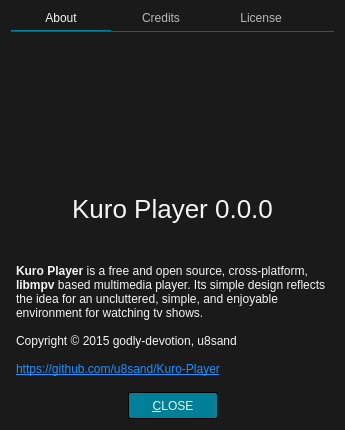
<?xml version="1.0" encoding="UTF-8"?>
<ui version="4.0">
 <class>AboutDialog</class>
 <widget class="QDialog" name="AboutDialog">
  <property name="geometry">
   <rect>
    <x>0</x>
    <y>0</y>
    <width>345</width>
    <height>430</height>
   </rect>
  </property>
  <property name="windowTitle">
   <string>About Kuro Player</string>
  </property>
  <property name="styleSheet">
   <string notr="true">QWidget {
	font: 12px &quot;Noto Sans&quot;, &quot;FreeSans&quot;;
	background: #1A1A1A;
	color: whitesmoke;
}

#versionLabel {
	font-size: 26px;
}

/* QPushButton */

QPushButton {
    background: #008098;
	color: whitesmoke;
	border: 1px solid black;
	border-radius: 2px;
	padding: 4px 6px;
    min-width: 76px;
	min-height: 17px;
}
QPushButton:focus {
	border: 1px solid whitesmoke;
	outline: none;
}
QPushButton:pressed {
    background: #005A6A;
}
QPushButton:disabled {
	background: black;
	border: 1px solid #4C4C4C;
    color: #B8B8B8;
}

/* QScrollBar */

QScrollBar:vertical {
	margin-left: 1px;
	border: none;
	width: 5px;
}
QScrollBar::handle:vertical {
	background: #5A5A5A;
	border-radius: 2px;
	min-height: 10px;
}
QScrollBar::add-line:vertical, QScrollBar::sub-line:vertical {
	border: none;
}
QScrollBar::up-arrow:vertical, QScrollBar::down-arrow:vertical,
QScrollBar::add-page:vertical, QScrollBar::sub-page:vertical {
	background: transparent;
}

QScrollBar:horizontal {
	margin-bottom: 1px;
	border: none;
	height: 5px;
}
QScrollBar::handle:horizontal {
	background: #5A5A5A;
	border-radius: 2px;
	min-width: 10px;
}
QScrollBar::add-line:horizontal, QScrollBar::sub-line:horizontal {
	border: none;
}
QScrollBar::left-arrow:horizontal, QScrollBar::right-arrow:horizontal,
QScrollBar::add-page:horizontal, QScrollBar::sub-page:horizontal {
	background: transparent;
}</string>
  </property>
  <layout class="QVBoxLayout" name="verticalLayout_4">
   <item>
    <widget class="QTabWidget" name="tabWidget">
     <property name="styleSheet">
      <string notr="true">QTabWidget::pane { /* The tab widget frame */
    border-top: 1px solid #4C4C4C;
	padding: 5px 0px;
}

QTabWidget::tab-bar { alignment: center; }

/* Style the tab using the tab sub-control. Note that
    it reads QTabBar _not_ QTabWidget */
QTabBar::tab {
    border-style: none;
    min-width: 100px;
    padding-bottom: 5px;
}
QTabBar::tab:selected {
    border-bottom: 1px solid #008098;
}
QTabBar::tab:!selected {
	color: #b8b8b8;
    margin-bottom: 1px;
}</string>
     </property>
     <property name="currentIndex">
      <number>0</number>
     </property>
     <widget class="QWidget" name="tab">
      <attribute name="title">
       <string>About</string>
      </attribute>
      <layout class="QVBoxLayout" name="verticalLayout">
       <property name="spacing">
        <number>0</number>
       </property>
       <property name="leftMargin">
        <number>5</number>
       </property>
       <property name="topMargin">
        <number>5</number>
       </property>
       <property name="rightMargin">
        <number>5</number>
       </property>
       <property name="bottomMargin">
        <number>5</number>
       </property>
       <item>
        <layout class="QHBoxLayout" name="horizontalLayout">
         <property name="spacing">
          <number>0</number>
         </property>
         <item>
          <widget class="QLabel" name="logoImg">
           <property name="sizePolicy">
            <sizepolicy hsizetype="Maximum" vsizetype="Maximum">
             <horstretch>0</horstretch>
             <verstretch>0</verstretch>
            </sizepolicy>
           </property>
           <property name="maximumSize">
            <size>
             <width>150</width>
             <height>150</height>
            </size>
           </property>
           <property name="pixmap">
            <pixmap resource="../rsclist.qrc">:/img/logo.svg</pixmap>
           </property>
           <property name="scaledContents">
            <bool>true</bool>
           </property>
           <property name="alignment">
            <set>Qt::AlignCenter</set>
           </property>
          </widget>
         </item>
        </layout>
       </item>
       <item>
        <widget class="QLabel" name="versionLabel">
         <property name="text">
          <string>Kuro Player 0.0.0</string>
         </property>
         <property name="alignment">
          <set>Qt::AlignCenter</set>
         </property>
        </widget>
       </item>
       <item>
        <widget class="QLabel" name="infoLabel">
         <property name="text">
          <string>&lt;html&gt;&lt;head/&gt;&lt;body&gt;&lt;p&gt;&lt;b&gt;Kuro Player&lt;/b&gt; is a free and open source, cross-platform, &lt;b&gt;libmpv&lt;/b&gt; based multimedia player. Its simple design reflects the idea for an uncluttered, simple, and enjoyable environment for watching tv shows.&lt;br&gt;&lt;br&gt;Copyright © 2015 godly-devotion, u8sand&lt;br&gt;&lt;br&gt;&lt;a href=&quot;https://github.com/u8sand/Kuro-Player&quot;&gt;&lt;span style=&quot; text-decoration: underline; color:dodgerblue;&quot;&gt;https://github.com/u8sand/Kuro-Player&lt;/span&gt;&lt;/a&gt;&lt;/p&gt;&lt;/body&gt;&lt;/html&gt;</string>
         </property>
         <property name="alignment">
          <set>Qt::AlignLeading|Qt::AlignLeft|Qt::AlignTop</set>
         </property>
         <property name="wordWrap">
          <bool>true</bool>
         </property>
        </widget>
       </item>
      </layout>
     </widget>
     <widget class="QWidget" name="tab_2">
      <attribute name="title">
       <string>Credits</string>
      </attribute>
      <layout class="QVBoxLayout" name="verticalLayout_3">
       <property name="leftMargin">
        <number>5</number>
       </property>
       <property name="topMargin">
        <number>5</number>
       </property>
       <property name="rightMargin">
        <number>5</number>
       </property>
       <property name="bottomMargin">
        <number>5</number>
       </property>
       <item>
        <widget class="QPlainTextEdit" name="plainTextEdit_2">
         <property name="frameShape">
          <enum>QFrame::NoFrame</enum>
         </property>
         <property name="readOnly">
          <bool>true</bool>
         </property>
         <property name="plainText">
          <string>mpv - video player based on MPlayer/mplayer2
GPLv2 &lt;mpv.io&gt;

Noto Sans -  font family with many supported characters
Apache License, version 2.0 &lt;Google&gt;

Download icon
CC BY 3.0 &lt;Sasha Mescheryakov&gt;

Translations
- Chinese &lt;amazingfate, Antares95&gt;
- Croatian &lt;gogo&gt;
- Dutch &lt;robin007bond&gt;
- Italian &lt;Aloysius&gt;
- Korean &lt;godly-devotion&gt;
- Portuguese &lt;u8sand&gt;
- Russian &lt;suhr&gt;</string>
         </property>
        </widget>
       </item>
      </layout>
     </widget>
     <widget class="QWidget" name="tab_3">
      <attribute name="title">
       <string>License</string>
      </attribute>
      <layout class="QVBoxLayout" name="verticalLayout_2">
       <property name="leftMargin">
        <number>5</number>
       </property>
       <property name="topMargin">
        <number>5</number>
       </property>
       <property name="rightMargin">
        <number>5</number>
       </property>
       <property name="bottomMargin">
        <number>5</number>
       </property>
       <item>
        <widget class="QPlainTextEdit" name="plainTextEdit">
         <property name="frameShape">
          <enum>QFrame::NoFrame</enum>
         </property>
         <property name="readOnly">
          <bool>true</bool>
         </property>
         <property name="plainText">
          <string>                GNU GENERAL PUBLIC LICENSE
                   Version 2, June 1991

This program is free software; you can redistribute it and/or modify
it under the terms of the GNU General Public License as published by
the Free Software Foundation; either version 2 of the License, or
(at your option) any later version.

This program is distributed in the hope that it will be useful,
but WITHOUT ANY WARRANTY; without even the implied warranty of
MERCHANTABILITY or FITNESS FOR A PARTICULAR PURPOSE.  See the
GNU General Public License for more details.

You should have received a copy of the GNU General Public License
along with this program; if not, write to the Free Software
Foundation, Inc., 51 Franklin St, Fifth Floor, Boston, MA 02110-1301 USA</string>
         </property>
        </widget>
       </item>
      </layout>
     </widget>
    </widget>
   </item>
   <item>
    <layout class="QHBoxLayout" name="horizontalLayout_2">
     <item>
      <spacer name="horizontalSpacer">
       <property name="orientation">
        <enum>Qt::Horizontal</enum>
       </property>
       <property name="sizeHint" stdset="0">
        <size>
         <width>40</width>
         <height>20</height>
        </size>
       </property>
      </spacer>
     </item>
     <item>
      <widget class="QPushButton" name="closeButton">
       <property name="text">
        <string>&amp;CLOSE</string>
       </property>
       <property name="default">
        <bool>true</bool>
       </property>
      </widget>
     </item>
     <item>
      <spacer name="horizontalSpacer_2">
       <property name="orientation">
        <enum>Qt::Horizontal</enum>
       </property>
       <property name="sizeHint" stdset="0">
        <size>
         <width>40</width>
         <height>20</height>
        </size>
       </property>
      </spacer>
     </item>
    </layout>
   </item>
  </layout>
 </widget>
 <tabstops>
  <tabstop>closeButton</tabstop>
  <tabstop>tabWidget</tabstop>
  <tabstop>plainTextEdit_2</tabstop>
  <tabstop>plainTextEdit</tabstop>
 </tabstops>
 <resources>
  <include location="../rsclist.qrc"/>
 </resources>
 <connections/>
</ui>
